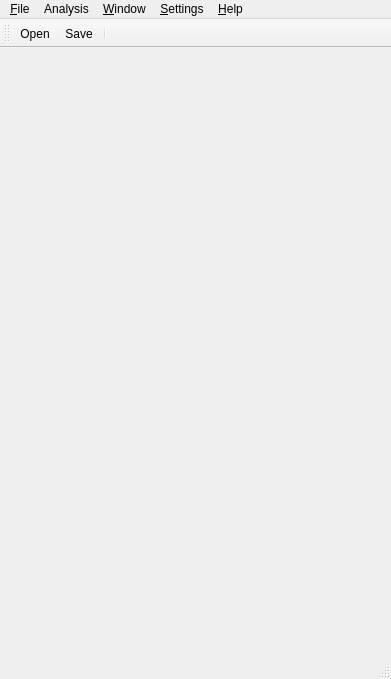
<?xml version="1.0" encoding="UTF-8"?>
<ui version="4.0">
 <class>MainInterfaceClass</class>
 <widget class="QMainWindow" name="MainInterfaceClass">
  <property name="geometry">
   <rect>
    <x>0</x>
    <y>0</y>
    <width>391</width>
    <height>679</height>
   </rect>
  </property>
  <property name="sizePolicy">
   <sizepolicy hsizetype="Preferred" vsizetype="Preferred">
    <horstretch>0</horstretch>
    <verstretch>0</verstretch>
   </sizepolicy>
  </property>
  <property name="windowTitle">
   <string>MainWindow</string>
  </property>
  <widget class="QWidget" name="centralwidget">
   <layout class="QHBoxLayout" name="horizontalLayout"/>
  </widget>
  <widget class="QMenuBar" name="menubar">
   <property name="geometry">
    <rect>
     <x>0</x>
     <y>0</y>
     <width>391</width>
     <height>21</height>
    </rect>
   </property>
   <widget class="QMenu" name="menuFile">
    <property name="title">
     <string>&amp;File</string>
    </property>
    <addaction name="actionOpen"/>
    <addaction name="action_Save"/>
    <addaction name="actionSave_as"/>
    <addaction name="actionSave_Plot"/>
    <addaction name="separator"/>
    <addaction name="action_Exit"/>
   </widget>
   <widget class="QMenu" name="menuWindow">
    <property name="title">
     <string>&amp;Window</string>
    </property>
    <addaction name="actionClose"/>
    <addaction name="actionClose_All"/>
    <addaction name="separator"/>
    <addaction name="actionTile"/>
    <addaction name="actionCascade"/>
    <addaction name="separator"/>
    <addaction name="actionNext"/>
    <addaction name="actionPrevious"/>
   </widget>
   <widget class="QMenu" name="menuHelp">
    <property name="title">
     <string>&amp;Settings</string>
    </property>
    <addaction name="actionLanguage"/>
    <addaction name="action_File_locations"/>
    <addaction name="actionNumber_format"/>
   </widget>
   <widget class="QMenu" name="menu_Help">
    <property name="title">
     <string>&amp;Help</string>
    </property>
    <addaction name="action_about"/>
   </widget>
   <widget class="QMenu" name="menuAnalysis">
    <property name="title">
     <string>Analysis</string>
    </property>
    <addaction name="actionAnaly_ze"/>
    <addaction name="separator"/>
    <addaction name="actionSet_F100D3P"/>
    <addaction name="actionSet_XTRA_F100"/>
   </widget>
   <addaction name="menuFile"/>
   <addaction name="menuAnalysis"/>
   <addaction name="menuWindow"/>
   <addaction name="menuHelp"/>
   <addaction name="menu_Help"/>
  </widget>
  <widget class="QStatusBar" name="statusbar"/>
  <widget class="QToolBar" name="toolBar">
   <property name="windowTitle">
    <string>toolBar</string>
   </property>
   <attribute name="toolBarArea">
    <enum>TopToolBarArea</enum>
   </attribute>
   <attribute name="toolBarBreak">
    <bool>false</bool>
   </attribute>
   <addaction name="actionOpen"/>
   <addaction name="action_Save"/>
   <addaction name="separator"/>
  </widget>
  <action name="actionNew">
   <property name="icon">
    <iconset resource="../../../Nextcloud/Python_Scripts/OpenGRay/ui/mdi.qrc">
     <normaloff>:/images/new.png</normaloff>:/images/new.png</iconset>
   </property>
   <property name="text">
    <string>&amp;New</string>
   </property>
  </action>
  <action name="actionCut">
   <property name="icon">
    <iconset resource="../../../Nextcloud/Python_Scripts/OpenGRay/ui/mdi.qrc">
     <normaloff>:/images/cut.png</normaloff>:/images/cut.png</iconset>
   </property>
   <property name="text">
    <string>Cu&amp;t</string>
   </property>
  </action>
  <action name="actionClose">
   <property name="text">
    <string>Close</string>
   </property>
  </action>
  <action name="actionLanguage">
   <property name="text">
    <string>&amp;Language</string>
   </property>
  </action>
  <action name="actionOpen">
   <property name="icon">
    <iconset resource="../../../Nextcloud/Python_Scripts/OpenGRay/ui/mdi.qrc">
     <normaloff>:/images/open.png</normaloff>:/images/open.png</iconset>
   </property>
   <property name="text">
    <string>&amp;Open...</string>
   </property>
  </action>
  <action name="action_Save">
   <property name="icon">
    <iconset resource="../../../Nextcloud/Python_Scripts/OpenGRay/ui/mdi.qrc">
     <normaloff>:/images/save.png</normaloff>:/images/save.png</iconset>
   </property>
   <property name="text">
    <string>&amp;Save</string>
   </property>
  </action>
  <action name="actionSave_as">
   <property name="text">
    <string>Save &amp;As...</string>
   </property>
  </action>
  <action name="action_Exit">
   <property name="text">
    <string>E&amp;xit</string>
   </property>
  </action>
  <action name="action_Copy">
   <property name="icon">
    <iconset resource="../../../Nextcloud/Python_Scripts/OpenGRay/ui/mdi.qrc">
     <normaloff>:/images/copy.png</normaloff>:/images/copy.png</iconset>
   </property>
   <property name="text">
    <string>&amp;Copy</string>
   </property>
  </action>
  <action name="action_Paste">
   <property name="icon">
    <iconset resource="../../../Nextcloud/Python_Scripts/OpenGRay/ui/mdi.qrc">
     <normaloff>:/images/paste.png</normaloff>:/images/paste.png</iconset>
   </property>
   <property name="text">
    <string>&amp;Paste</string>
   </property>
  </action>
  <action name="actionAnaly_ze">
   <property name="text">
    <string>Analy&amp;ze</string>
   </property>
  </action>
  <action name="actionApply_Energy_Calibration">
   <property name="text">
    <string>Apply &amp;Energy Calibration</string>
   </property>
  </action>
  <action name="actionClose_All">
   <property name="text">
    <string>Close All</string>
   </property>
  </action>
  <action name="actionTile">
   <property name="text">
    <string>Tile</string>
   </property>
  </action>
  <action name="actionCascade">
   <property name="text">
    <string>Cascade</string>
   </property>
  </action>
  <action name="actionNext">
   <property name="text">
    <string>Next</string>
   </property>
  </action>
  <action name="actionPrevious">
   <property name="text">
    <string>Previous</string>
   </property>
  </action>
  <action name="action_File_locations">
   <property name="text">
    <string>&amp;File locations</string>
   </property>
  </action>
  <action name="action_about">
   <property name="text">
    <string>&amp;about</string>
   </property>
  </action>
  <action name="actionGet_InterWinner_results">
   <property name="text">
    <string>Get InterWinner results</string>
   </property>
  </action>
  <action name="actionGet_OpenGamma_results">
   <property name="text">
    <string>Get OpenGamma results</string>
   </property>
  </action>
  <action name="actionSI_049_2009">
   <property name="text">
    <string>SI-049/2009</string>
   </property>
  </action>
  <action name="actionSet_F100D3P">
   <property name="text">
    <string>set F100D3P</string>
   </property>
  </action>
  <action name="actionSet_XTRA_F100">
   <property name="text">
    <string>set XTRA_F100</string>
   </property>
  </action>
  <action name="actionSave_Plot">
   <property name="text">
    <string>Save &amp;Plot</string>
   </property>
  </action>
  <action name="actionNumber_format">
   <property name="text">
    <string>Number format</string>
   </property>
  </action>
 </widget>
 <resources>
  <include location="../../../Nextcloud/Python_Scripts/OpenGRay/ui/mdi.qrc"/>
 </resources>
 <connections/>
</ui>
